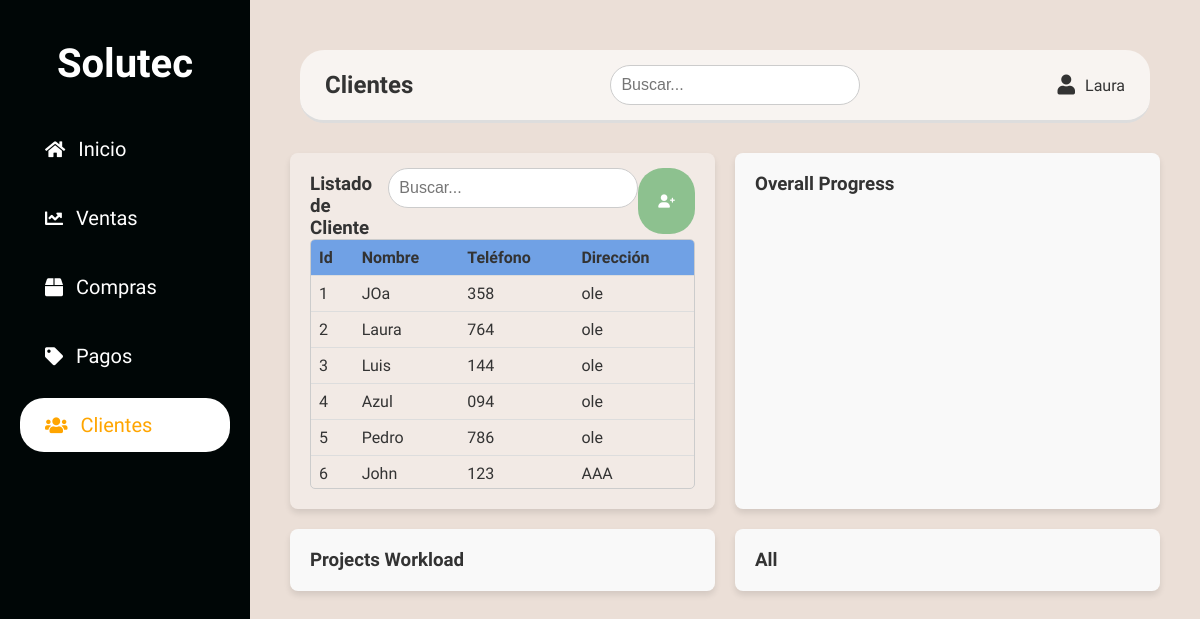
The app's page /clientes, older data.
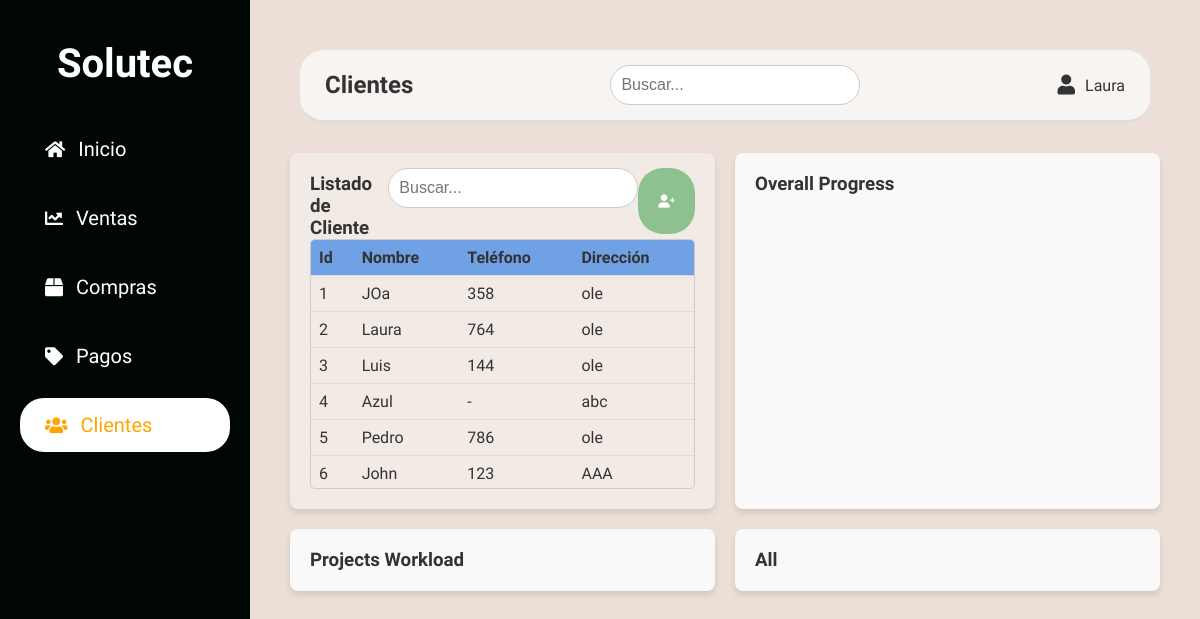
The same page, newer data.
### app/models.py (models this page shows)
class Cliente(db.Model):
    __tablename__ = 'clientes'
    id_cliente = db.Column(db.Integer, primary_key=True, autoincrement=True)
    nombre_cliente = db.Column(db.String(255), nullable=False)
    telefono_cliente = db.Column(db.String(255), nullable=True)
    direccion_cliente = db.Column(db.String(255), nullable=True)

### app/routes.py (the view)
@bp.route('/clientes')
def clientes():
    clientes = Cliente.query.all()
    return render_template('clientes.html', clientes=clientes)

### app/templates/clientes.html (shortened to what this page needs)
{% extends 'base.html' %}
{% block styles %}
    <link rel="stylesheet" href="{{ url_for('static', filename='css/clientes.css') }}">
{% endblock %}
{% block header %} Clientes {% endblock %}
{% block content %}
<div class="dashboard">
    <div class="summary-box">
        <div class="top-controls">
            <h3>Listado de Cliente</h3>
            <div class="search-bar-clientes">
                <input id="searchbar-cliente" type="text" placeholder="Buscar...">
            </div>
            <button id="add-client-btn" class="btn">
                <i class="fa-solid fa-user-plus"></i>
            </button>
        </div>
        <div class="table-container">
            <table>
              <thead>
                <tr>
                  <th>Id</th>
                  <th>Nombre</th>
                  <th>Teléfono</th>
                  <th>Dirección</th>
                </tr>
              </thead>
              <tbody id="clientes-list">
                {% for cliente in clientes %}
                <tr>
                  <td>{{ cliente.id_cliente }}</td>
                  <td>{{ cliente.nombre_cliente }}</td>
                  <td>{{ cliente.telefono_cliente or '-' }}</td>
                  <td>{{ cliente.direccion_cliente or '-' }}</td>
                </tr>
                {% endfor %}
              </tbody>
            </table>
        </div>
    </div>
    <div class="overall-progress">
      <h3>Overall Progress</h3>
    </div>
    <div class="projects-workload">
      <h3>Projects Workload</h3>
    </div>
    <div class="details-box">
      <h3>All</h3>
    </div>
  </div>
{% endblock %}

Row changes from the older to the newer data that the page shows:
changed Cliente "Azul": telefono_cliente "094" → "-"; direccion_cliente "ole" → "abc"
